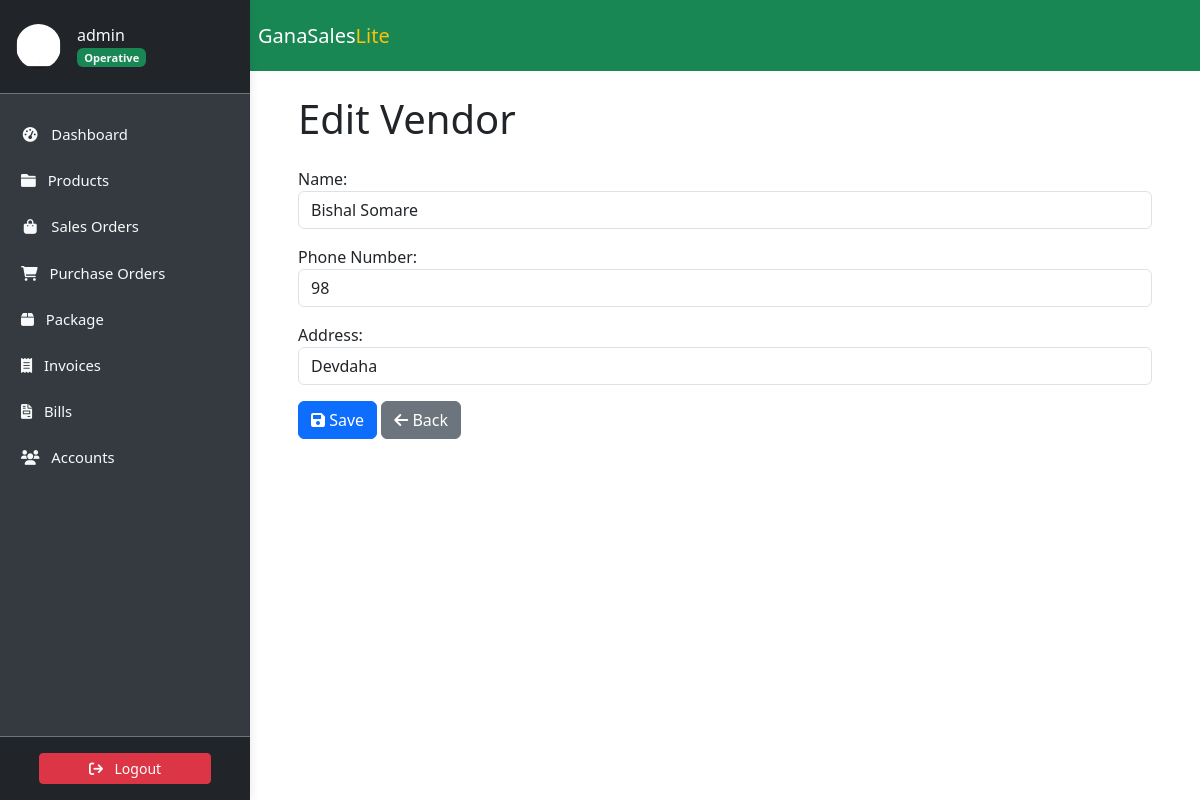
The app's page /accounts/vendors/1/update/ (signed in) with its own data.
### accounts/models.py (models this page shows, shortened)
class Profile(models.Model):
    user = models.OneToOneField(
        User, on_delete=models.CASCADE, verbose_name='User'
    )
    slug = AutoSlugField(
        unique=True,
        verbose_name='Account ID',
        populate_from='email'
    )
    profile_picture = ProcessedImageField(
        default='profile_pics/default.jpg',
        upload_to='profile_pics',
        format='JPEG',
        processors=[ResizeToFill(150, 150)],
        options={'quality': 100}
    )
    telephone = PhoneNumberField(
        null=True, blank=True, verbose_name='Telephone'
    )
    email = models.EmailField(
        max_length=150, blank=True, null=True, verbose_name='Email'
    )
    first_name = models.CharField(
        max_length=30, blank=True, verbose_name='First Name'
    )
    last_name = models.CharField(
        max_length=30, blank=True, verbose_name='Last Name'
    )
    status = models.CharField(
        choices=STATUS_CHOICES,
        max_length=12,
        default='INA',
        verbose_name='Status'
    )
    role = models.CharField(
        choices=ROLE_CHOICES,
        max_length=12,
        blank=True,
        null=True,
        verbose_name='Role'
    )
    class Meta:
        ordering = ['slug']
        verbose_name = 'Profile'
        verbose_name_plural = 'Profiles'

class Vendor(models.Model):
    name = models.CharField(max_length=50, verbose_name='Name')
    slug = AutoSlugField(
        unique=True,
        populate_from='name',
        verbose_name='Slug'
    )
    phone_number = models.BigIntegerField(
        blank=True, null=True, verbose_name='Phone Number'
    )
    address = models.CharField(
        max_length=50, blank=True, null=True, verbose_name='Address'
    )
    class Meta:
        verbose_name = 'Vendor'
        verbose_name_plural = 'Vendors'

### accounts/views.py (the view)
# urls.py: path('vendors/<int:pk>/update/', VendorUpdateView.as_view(),
class VendorUpdateView(LoginRequiredMixin, UpdateView):
    model = Vendor
    form_class = VendorForm
    template_name = 'accounts/vendor_form.html'
    success_url = reverse_lazy('vendor-list')

### accounts/forms.py
class VendorForm(forms.ModelForm):
    class Meta:
        model = Vendor
        fields = ['name', 'phone_number', 'address']
        widgets = {
            'name': forms.TextInput(
                attrs={'class': 'form-control', 'placeholder': 'Vendor Name'}
            ),
            'phone_number': forms.NumberInput(
                attrs={'class': 'form-control', 'placeholder': 'Phone Number'}
            ),
            'address': forms.TextInput(
                attrs={'class': 'form-control', 'placeholder': 'Address'}
            ),
        }

### accounts/templates/accounts/vendor_form.html (shortened to what this page needs)
{% extends 'store/base.html' %}
{% load static %}
{% block content %}
<div class="container px-5">
    <h1 class="my-4">{{ form.instance.pk|yesno:"Edit Vendor,Add Vendor" }}</h1>
    <form method="post" novalidate>
        {{ form.as_p }}
        <button type="submit" class="btn btn-primary">
            <i class="fas fa-save"></i> Save
        </button>
        <a href="{% url 'vendor-list' %}" class="btn btn-secondary">
            <i class="fas fa-arrow-left"></i> Back
        </a>
    </form>
</div>
{% endblock %}

### store/templates/store/sidebar.html (shortened to what this page needs)
<link href="https://cdn.jsdelivr.net/npm/bootstrap@5.3.3/dist/css/bootstrap.min.css" rel="stylesheet">
<link href="https://cdnjs.cloudflare.com/ajax/libs/font-awesome/6.0.0-beta3/css/all.min.css" rel="stylesheet">
<aside class="sidebar" id="show-side-navigation1">
    <div class="sidebar-header d-flex align-items-center px-3 py-4 border-bottom border-secondary">
        <a href="{% url 'user-profile' %}" class="d-flex align-items-center text-decoration-none text-light">
            <img class="rounded-circle img-fluid" id="sidebar-img" width="45" src="{{ request.user.profile.profile_picture.url }}" alt="Profile Picture" />
            <div class="ms-3">
                <h5 class="fs-6 mb-0">
                    {{ request.user.username }}{% if request.user.profile.role == 'AD' %} <i class="fa-solid fa-circle-check text-success"></i>{% endif %}
                </h5>
                <span class="badge bg-success text-light">
                    {% if request.user.profile.role == 'AD' %}
                        Admin
                    {% elif request.user.profile.role == 'EX' %}
                        Executive
                    {% else %}
                        Operative
                    {% endif %}
                </span>
            </div>
        </a>
    </div>
    <div class="nav-container">
        <ul class="nav flex-column mt-3">
            <li class="nav-item mb-2">
                <a class="nav-link text-light {% if request.resolver_match.url_name == 'dashboard' %}active{% endif %}" href="{% url 'dashboard' %}">
                    <i class="fa fa-tachometer-alt fa-fw me-2"></i> Dashboard
                </a>
            </li>
            <li class="nav-item mb-2 dropdown">
                <a class="nav-link text-light {% if request.resolver_match.url_name == 'productslist' %}active{% endif %}" href="#" id="productsDropdown" role="button">
                    <i class="fa fa-folder me-2"></i> Products
                </a>
            </li>
            <li class="nav-item mb-2">
                <a class="nav-link text-light {% if request.resolver_match.url_name == 'saleslist' %}active{% endif %}" href="{% url 'saleslist' %}">
                    <i class="fa fa-shopping-bag fa-fw me-2"></i> Sales Orders
                </a>
            </li>
            <li class="nav-item mb-2">
                <a class="nav-link text-light {% if request.resolver_match.url_name == 'purchaseslist' %}active{% endif %}" href="{% url 'purchaseslist' %}">
                    <i class="fa fa-shopping-cart me-2"></i> Purchase Orders
                </a>
            </li>
            <li class="nav-item mb-2">
                <a class="nav-link text-light {% if request.resolver_match.url_name == 'deliveries' %}active{% endif %}" href="{% url 'deliveries' %}">
                    <i class="fa-solid fa-box me-2"></i> Package
                </a>
            </li>
            <li class="nav-item mb-2">
                <a class="nav-link text-light {% if request.resolver_match.url_name == 'invoicelist' %}active{% endif %}" href="{% url 'invoicelist' %}">
                    <i class="fa-solid fa-receipt me-2"></i> Invoices
                </a>
            </li>
            <li class="nav-item mb-2">
                <a class="nav-link text-light {% if request.resolver_match.url_name == 'bill_list' %}active{% endif %}" href="{% url 'bill_list' %}">
                    <i class="fa-solid fa-file-invoice me-2"></i> Bills
                </a>
            </li>
            <li class="nav-item mb-2 dropdown">
                <a class="nav-link text-light " href="#" id="accountsDropdown" role="button">
                    <i class="fa fa-users me-2"></i> Accounts
                </a>
            </li>
        </ul>
    </div>
    <div class="sidebar-footer position-relative w-100 text-center py-3 bg-dark border-top border-secondary mt-auto">
        <form method="post" action="{% url 'user-logout' %}">
            <button type="submit" class="btn btn-danger btn-sm w-75">
                <i class="fa fa-sign-out me-2"></i> Logout
            </button>
        </form>
    </div>
</aside>

### static/css/style.css (style rules this page uses)
:root { --dk-gray-100: #f3f4f6; --dk-gray-200: #e5e7eb; --dk-gray-300: #d1d5db; --dk-gray-400: #9ca3af; --dk-gray-500: #6b7280; --dk-gray-600: #4b5563; --dk-gray-700: #374151; --dk-gray-800: #1f2937; --dk-gray-900: #111827; --dk-dark-bg: #313348; --dk-darker-bg: #2a2b3d; --navbar-bg-color: #6f6486; --sidebar-bg-color: #252636; --sidebar-width: 250px; --sidebar-expanded-width: 230px; --sidebar-collapsed-width: 100px; --sidebar-header-bg: #212529; --nav-link-color: #adb5bd; --nav-link-active-bg: #495057; --dropdown-menu-bg: #495057; --dropdown-item-color: #adb5bd; --dropdown-item-active-bg: #6c757d; --sidebar-separator-bg: #4caf50; --logo-separator-height: 60px; --sidebar-item-height: 50px; --submenu-item-height: 45px; }
* { margin: 0; padding: 0; box-sizing: border-box; }
body { font-family: "Inter", sans-serif; background-color: #fff; overflow-x: hidden; }
a { text-decoration: none; }
.sidebar { font-size: 0.925rem; background-color: var(--sidebar-bg-color); width: var(--sidebar-width); transition: all 0.3s ease-in-out; z-index: 9999999; box-shadow: 0 0 10px rgba(0, 0, 0, 0.1); }
.sidebar .sidebar-header { background-color: var(--sidebar-header-bg); border-bottom: 1px solid #2a2b3c; padding: 15px; }
.sidebar ul > li > a { color: var(--dk-gray-400); text-decoration: none; }

### store/templates/store/sidebar.html (style rules this page uses)
.sidebar { width: 250px; background-color: #343a40; color: #fff; position: fixed; top: 0; bottom: 0; display: flex; flex-direction: column; z-index: 1030; transition: transform 0.3s ease; }
.sidebar-header { background-color: #212529; }
.nav-container { flex: 1; overflow-y: auto; padding: 5px; }
.nav-link { color: #adb5bd; padding: 0.5rem 1rem; }
.sidebar-footer { background-color: #212529; text-align: center; padding: 10px; }

### records on screen
Vendor: instance.pk "Edit Vendor", name "Bishal Somare", phone_number "98", address "Devdaha"

### other values on screen
{{ request.user.username }} "admin"
